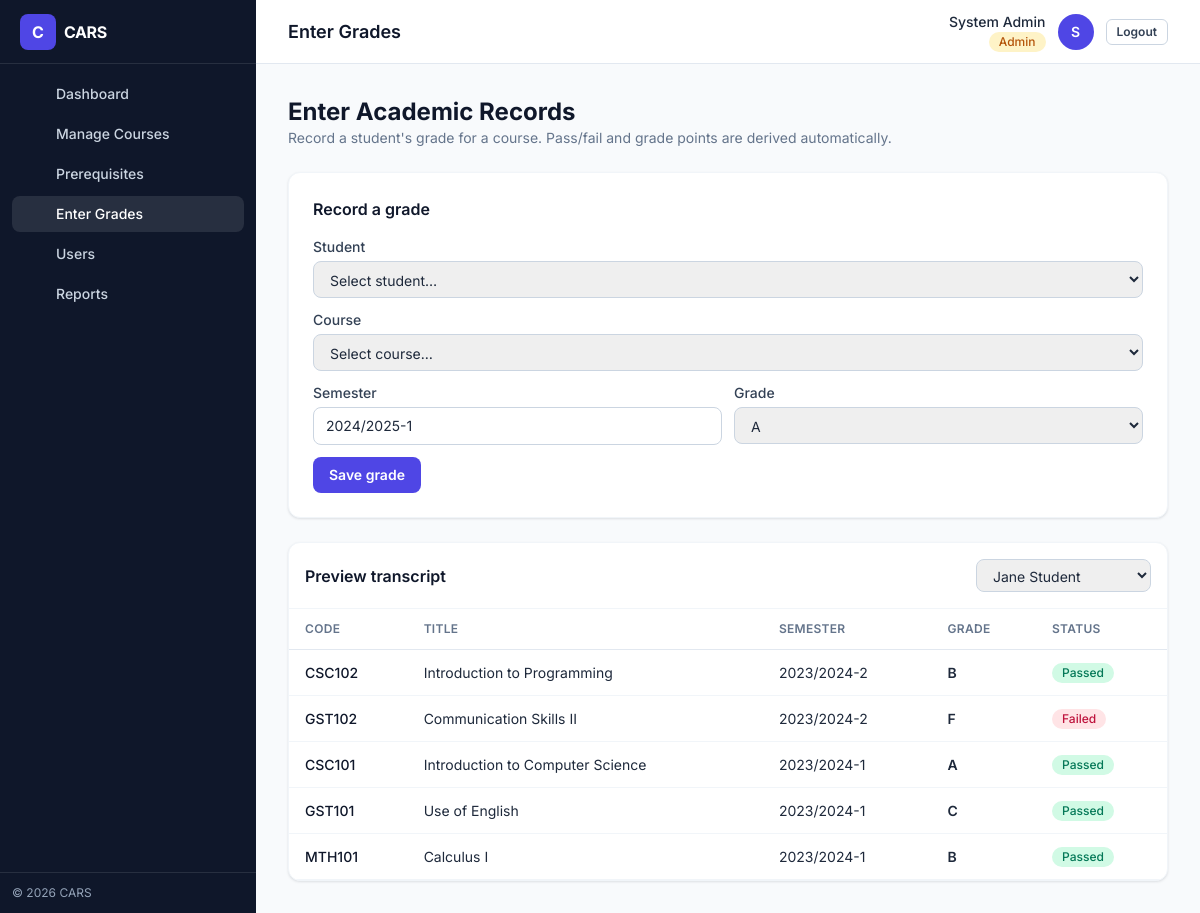
/frontend/pages/admin_records.php?student_id=3 (signed in), run on the app's committed database.
### tables this page shows
CREATE TABLE IF NOT EXISTS academic_records (
    id INT AUTO_INCREMENT PRIMARY KEY,
    student_id INT NOT NULL,
    course_id INT NOT NULL,
    semester VARCHAR(20) NOT NULL,
    grade VARCHAR(2) NOT NULL,
    grade_point DECIMAL(3,2) NOT NULL DEFAULT 0.00,
    status ENUM('passed', 'failed') NOT NULL DEFAULT 'passed',
    recorded_at TIMESTAMP DEFAULT CURRENT_TIMESTAMP,
    FOREIGN KEY (student_id) REFERENCES users(id) ON DELETE CASCADE,
    FOREIGN KEY (course_id) REFERENCES courses(id) ON DELETE CASCADE,
    UNIQUE KEY unique_record (student_id, course_id, semester)
);

CREATE TABLE IF NOT EXISTS courses (
    id INT AUTO_INCREMENT PRIMARY KEY,
    code VARCHAR(20) NOT NULL UNIQUE,
    title VARCHAR(150) NOT NULL,
    credit_unit INT NOT NULL,
    department VARCHAR(100) NOT NULL,
    level VARCHAR(20) NOT NULL DEFAULT '100',
    semester ENUM('first', 'second', 'any') NOT NULL DEFAULT 'any',
    is_core TINYINT(1) NOT NULL DEFAULT 1,
    description TEXT NULL
);

### backend/config/database.php (called while the page is built, shortened)
<?php
function get_db_connection() {
    $conn = new mysqli(DB_HOST, DB_USER, DB_PASS, DB_NAME);
    $conn->set_charset('utf8mb4');
    return $conn;
}
?>

### backend/models/UserModel.php (called while the page is built, shortened)
<?php
require_once __DIR__ . '/../config/database.php';
class UserModel {
    private $conn;
    public function __construct() {
        $this->conn = get_db_connection();
    }
    public function getByRole($role) {
        $stmt = $this->conn->prepare("SELECT id, name, email, department, level FROM users WHERE role = ? ORDER BY name");
        $stmt->bind_param("s", $role);
        $stmt->execute();
        return $stmt->get_result();
    }
}

### backend/models/AcademicRecordModel.php (called while the page is built, shortened)
<?php
require_once __DIR__ . '/../config/database.php';
class AcademicRecordModel {
    private $conn;
    public function __construct() {
        $this->conn = get_db_connection();
    }
    public function getByStudent($student_id) {
        $stmt = $this->conn->prepare(
            "SELECT ar.*, c.code, c.title, c.credit_unit, c.department
             FROM academic_records ar
             JOIN courses c ON ar.course_id = c.id
             WHERE ar.student_id = ?
             ORDER BY ar.semester DESC, c.code ASC"
        );
        $stmt->bind_param("i", $student_id);
        $stmt->execute();
        return $stmt->get_result();
    }
}

### frontend/pages/admin_records.php (the view, shortened to what this page needs)
<?php
require_once '../../backend/models/UserModel.php';
require_once '../../backend/models/CourseModel.php';
require_once '../../backend/models/AcademicRecordModel.php';
$userModel = new UserModel();
$academicRecordModel = new AcademicRecordModel();
$selectedId = (int) ($_GET['student_id'] ?? 0);
$transcript = $selectedId ? $academicRecordModel->getByStudent($selectedId) : null;
$grades = ['A', 'B', 'C', 'D', 'E', 'F'];
include '../partials/shell_open.php';
?>
<div class="mb-6">
  <h2 class="text-2xl font-bold text-slate-900">Enter Academic Records</h2>
  <p class="text-slate-500 text-sm">Record a student's grade for a course. Pass/fail and grade points are derived automatically.</p>
</div>
<div class="grid grid-cols-1 xl:grid-cols-3 gap-6">
  <div class="card p-6 xl:col-span-1 h-fit">
    <h3 class="font-semibold text-slate-900 mb-4">Record a grade</h3>
    <form method="POST" action="/backend/controllers/RecordController.php" class="space-y-3">
      <div>
        <label class="label">Student</label>
        <select name="student_id" class="input" required>
          <option value="">Select student…</option>
        </select>
      </div>
      <div>
        <label class="label">Course</label>
        <select name="course_id" class="input" required>
          <option value="">Select course…</option>
        </select>
      </div>
      <div class="grid grid-cols-2 gap-3">
        <div><label class="label">Semester</label><input name="semester" class="input" required value="<?php echo htmlspecialchars(CURRENT_SEMESTER); ?>"></div>
        <div><label class="label">Grade</label>
          <select name="grade" class="input" required>
            <?php foreach ($grades as $g): ?><option value="<?php echo $g; ?>"><?php echo $g; ?></option><?php endforeach; ?>
          </select>
        </div>
      </div>
      <button type="submit" class="btn-primary">Save grade</button>
    </form>
  </div>
  <div class="card p-0 overflow-hidden xl:col-span-2">
    <div class="p-4 border-b border-slate-100 flex items-center justify-between">
      <h3 class="font-semibold text-slate-900">Preview transcript</h3>
      <form method="GET" class="flex items-center gap-2">
        <select name="student_id" class="input py-1.5" onchange="this.form.submit()">
          <?php $students2 = $userModel->getByRole('student'); while ($s = $students2->fetch_assoc()): ?>
            <option value="<?php echo (int) $s['id']; ?>" <?php echo $selectedId === (int) $s['id'] ? 'selected' : ''; ?>><?php echo htmlspecialchars($s['name']); ?></option>
          <?php endwhile; ?>
        </select>
      </form>
    </div>
    <div class="overflow-x-auto">
      <table class="table">
        <thead><tr><th>Code</th><th>Title</th><th>Semester</th><th>Grade</th><th>Status</th></tr></thead>
        <tbody>
          <?php if (!$transcript): ?>
            <tr><td colspan="5" class="text-center text-slate-400 py-10">Select a student to preview their records.</td></tr>
          <?php elseif ($transcript->num_rows === 0): ?>
            <tr><td colspan="5" class="text-center text-slate-400 py-10">No records for this student yet.</td></tr>
          <?php else: while ($r = $transcript->fetch_assoc()): ?>
            <tr>
              <td class="font-medium text-slate-900"><?php echo htmlspecialchars($r['code']); ?></td>
              <td><?php echo htmlspecialchars($r['title']); ?></td>
              <td><?php echo htmlspecialchars($r['semester']); ?></td>
              <td class="font-semibold"><?php echo htmlspecialchars($r['grade']); ?></td>
              <td><span class="badge <?php echo $r['status'] === 'passed' ? 'bg-emerald-100 text-emerald-700' : 'bg-rose-100 text-rose-700'; ?> capitalize"><?php echo htmlspecialchars($r['status']); ?></span></td>
            </tr>
          <?php endwhile; endif; ?>
        </tbody>
      </table>
    </div>
  </div>
</div>
<?php include '../partials/shell_close.php'; ?>

### data on the page
academic_records: course.code "CSC102", course.title "Introduction to Programming", semester "2023/2024-2", grade "B", status "Passed"
academic_records: course.code "GST102", course.title "Communication Skills II", semester "2023/2024-2", grade "F", status "Failed"
academic_records: course.code "CSC101", course.title "Introduction to Computer Science", semester "2023/2024-1", grade "A", status "Passed"
academic_records: course.code "GST101", course.title "Use of English", semester "2023/2024-1", grade "C", status "Passed"
academic_records: course.code "MTH101", course.title "Calculus I", semester "2023/2024-1", grade "B", status "Passed"

### other printed values
$label "Dashboard"
$label "Manage Courses"
$label "Prerequisites"
$label "Enter Grades"
$label "Users"
$label "Reports"
$pageTitle "Enter Grades"
$name "System Admin"
$role "Admin"
$initials "S"
form field grade "A"
form field student_id "Jane Student"
